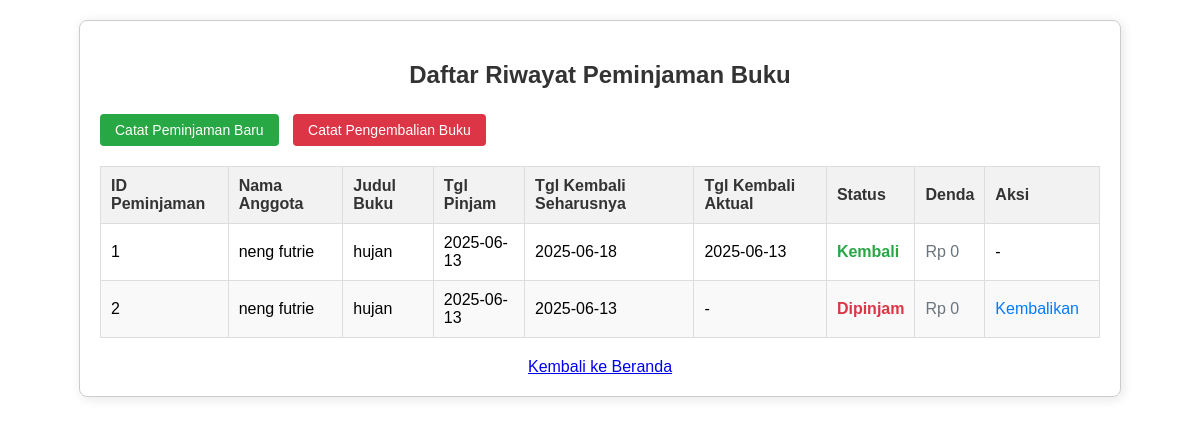
/daftar_peminjaman.php, run on the app's committed database.
### tables this page shows
CREATE TABLE `peminjaman` (
  `id_peminjaman` int(11) NOT NULL,
  `id_anggota` int(11) NOT NULL,
  `id_buku` int(11) NOT NULL,
  `tanggal_pinjam` date NOT NULL,
  `tanggal_kembali_seharusnya` date NOT NULL,
  `tanggal_kembali_aktual` date DEFAULT NULL,
  `denda` decimal(10,2) DEFAULT 0.00,
  `status_peminjaman` enum('Dipinjam','Kembali','Terlambat') NOT NULL DEFAULT 'Dipinjam'
);

CREATE TABLE `anggota` (
  `id_anggota` int(11) NOT NULL,
  `nama_anggota` varchar(255) NOT NULL,
  `alamat` text DEFAULT NULL,
  `nomor_telepon` varchar(20) DEFAULT NULL,
  `email` varchar(255) DEFAULT NULL,
  `tanggal_daftar` date NOT NULL
);

CREATE TABLE `buku` (
  `id_buku` int(11) NOT NULL,
  `judul` varchar(255) NOT NULL,
  `pengarang` varchar(255) DEFAULT NULL,
  `penerbit` varchar(255) DEFAULT NULL,
  `tahun_terbit` int(11) DEFAULT NULL,
  `isbn` varchar(20) DEFAULT NULL,
  `jumlah_tersedia` int(11) NOT NULL DEFAULT 0,
  `total_eksemplar` int(11) NOT NULL DEFAULT 0
);

### daftar_peminjaman.php (the view, shortened to what this page needs)
<!DOCTYPE html>
<html lang="id">
<head>
</head>
<body>
    <div class="container">
        <h2>Daftar Riwayat Peminjaman Buku</h2>
        <a href="pinjam_buku.php" class="add-button">Catat Peminjaman Baru</a>
        <a href="kembalikan_buku.php" class="return-button">Catat Pengembalian Buku</a>
        <?php
        $sql = "
            SELECT
                p.id_peminjaman,
                a.nama_anggota,
                b.judul,
                p.tanggal_pinjam,
                p.tanggal_kembali_seharusnya,
                p.tanggal_kembali_aktual,
                p.status_peminjaman,
                p.denda
            FROM Peminjaman p
            JOIN Anggota a ON p.id_anggota = a.id_anggota
            JOIN Buku b ON p.id_buku = b.id_buku
            ORDER BY p.tanggal_pinjam DESC";
        $result = mysqli_query($koneksi, $sql);
        if (mysqli_num_rows($result) > 0) {
            echo "<table>";
            echo "<thead>";
            echo "<tr>";
            echo "<th>ID Peminjaman</th>";
            echo "<th>Nama Anggota</th>";
            echo "<th>Judul Buku</th>";
            echo "<th>Tgl Pinjam</th>";
            echo "<th>Tgl Kembali Seharusnya</th>";
            echo "<th>Tgl Kembali Aktual</th>";
            echo "<th>Status</th>";
            echo "<th>Denda</th>";
            echo "<th>Aksi</th>";
            echo "</tr>";
            echo "</thead>";
            echo "<tbody>";
            while ($row = mysqli_fetch_assoc($result)) {
                echo "<tr>";
                echo "<td>" . htmlspecialchars($row['id_peminjaman']) . "</td>";
                echo "<td>" . htmlspecialchars($row['nama_anggota']) . "</td>";
                echo "<td>" . htmlspecialchars($row['judul']) . "</td>";
                echo "<td>" . htmlspecialchars($row['tanggal_pinjam']) . "</td>";
                echo "<td>" . htmlspecialchars($row['tanggal_kembali_seharusnya']) . "</td>";
                echo "<td>" . (empty($row['tanggal_kembali_aktual']) ? '-' : htmlspecialchars($row['tanggal_kembali_aktual'])) . "</td>";
                echo "<td>";
                if ($row['status_peminjaman'] == 'Dipinjam') {
                    echo "<span class='status-dipinjam'>" . htmlspecialchars($row['status_peminjaman']) . "</span>";
                } else {
                    echo "<span class='status-dikembalikan'>" . htmlspecialchars($row['status_peminjaman']) . "</span>";
                }
                echo "</td>";
                echo "<td>";
                if ($row['denda'] > 0) {
                    echo "<span class='denda-ada'>Rp " . number_format($row['denda'], 0, ',', '.') . "</span>";
                } else {
                    echo "<span class='denda-nol'>Rp 0</span>";
                }
                echo "</td>";
                echo "<td class='action-links'>";
                if ($row['status_peminjaman'] == 'Dipinjam') {
                    echo "<a href='kembalikan_buku.php?id_peminjaman=" . urlencode($row['id_peminjaman']) . "'>Kembalikan</a>";
                } else {
                    echo "-";
                }
                echo "</td>";
                echo "</tr>";
            }
            echo "</tbody>";
            echo "</table>";
        } else {
            echo "<p class='no-data'>Tidak ada riwayat peminjaman yang ditemukan.</p>";
        }
        ?>
        <a href="index.php" class="back-link">Kembali ke Beranda</a>
    </div>
</body>
</html>

### daftar_peminjaman.php (style rules this page uses)
body { font-family: Arial, sans-serif; margin: 20px; }
.container { max-width: 1000px; margin: 0 auto; padding: 20px; border: 1px solid #ccc; border-radius: 8px; box-shadow: 2px 2px 12px rgba(0,0,0,0.1); }
h2 { text-align: center; color: #333; margin-bottom: 25px; }
table { width: 100%; border-collapse: collapse; margin-top: 20px; }
table, th, td { border: 1px solid #ddd; padding: 10px; text-align: left; }
th { background-color: #f2f2f2; color: #333; }
tr:nth-child(even) { background-color: #f9f9f9; }
.action-links a { margin-right: 10px; text-decoration: none; color: #007bff; }
.add-button { display: inline-block; background-color: #28a745; color: white; padding: 8px 15px; border: none; border-radius: 4px; text-decoration: none; font-size: 14px; margin-right: 10px; }
.return-button { display: inline-block; background-color: #dc3545; color: white; padding: 8px 15px; border: none; border-radius: 4px; text-decoration: none; font-size: 14px; }
.status-dipinjam { color: #dc3545; font-weight: bold; }
.status-dikembalikan { color: #28a745; font-weight: bold; }
.denda-nol { color: #6c757d; }
.back-link { display: block; text-align: center; margin-top: 20px; }

### data on the page
peminjaman: id_peminjaman "1", id_anggota.nama_anggota "neng futrie", id_buku.judul "hujan", tanggal_pinjam "2025-06-13", tanggal_kembali_seharusnya "2025-06-18", tanggal_kembali_aktual "2025-06-13", status_peminjaman "Kembali", denda "Rp 0"
peminjaman: id_peminjaman "2", id_anggota.nama_anggota "neng futrie", id_buku.judul "hujan", tanggal_pinjam "2025-06-13", tanggal_kembali_seharusnya "2025-06-13", status_peminjaman "Dipinjam", denda "Rp 0"
